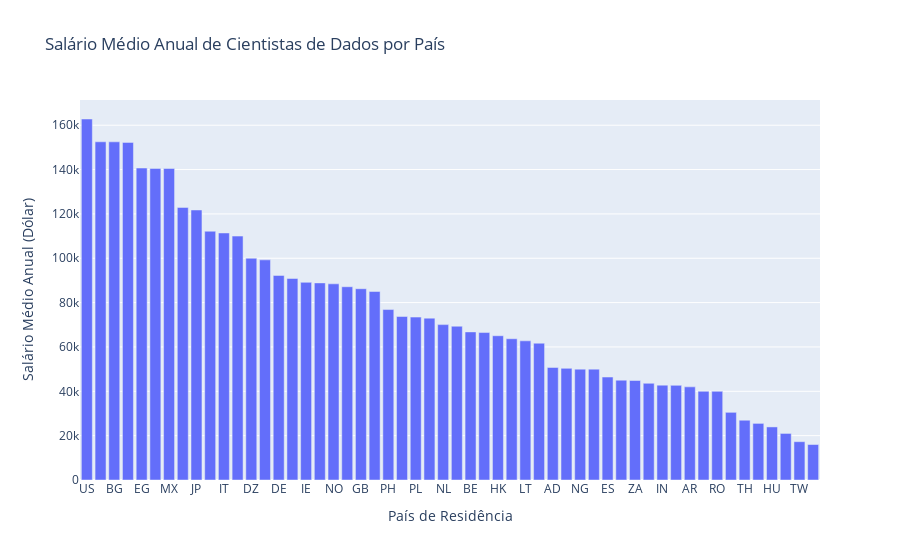

The notebook cell saved with this chart:
### Markdown cell above
O objetivo é descobrir como a média salarial para o cargo de Cientista de Dados (conhecido como "Data Scientist") se comporta em diferentes países e mostre o salário médio por país  na base original.

### Code cell
df_cientista_dados = df_limpo[df_limpo['cargo'] == 'Data Scientist']

salario_medio_por_pais = df_cientista_dados.groupby('residencia')['dolar'].mean().sort_values(ascending=False).reset_index()

fig = px.bar(
    salario_medio_por_pais,
    x='residencia',
    y='dolar',
    title='Salário Médio Anual de Cientistas de Dados por País',
    labels={'residencia': 'País de Residência', 'dolar': 'Salário Médio Anual (Dólar)'}
)

fig.show()

### Figure 1 — Plotly figure (JSON) as saved in the notebook; plotly's stock layout.template omitted (floating-point values rounded to 4 significant figures)
{"data": [{"hovertemplate": "País de Residência=%{x}<br>Salário Médio Anual (Dólar)=%{y}<extra></extra>", "legendgroup": "", "marker": {"color": "#636efa", "pattern": {"shape": ""}}, "name": "", "orientation": "v", "showlegend": false, "textposition": "auto", "type": "bar", "x": ["US", "SG", "BG", "CH", "EG", "CA", "MX", "NZ", "JP", "AU", "IT", "DO", "DZ", "KR", "DE", "FR", "IE", "PT", "NO", "SE", "GB", "UA", "PH", "BR", "PL", "UZ", "NL", "CL", "BE", "RU", "HK", "CY", "LT", "LV", "AD", "AT", "NG", "KE", "ES", "TR", "ZA", "FI", "IN", "GR", "AR", "EE", "RO", "SK", "TH", "RS", "HU", "PK", "TW", "EC"], "xaxis": "x", "y": [162800.0, 152500.0, 152500.0, 152300.0, 140700.0, 140500.0, 140500.0, 122900.0, 121800.0, 112200.0, 111400.0, 110000.0, 100000.0, 99270.0, 92250.0, 90880.0, 89150.0, 88890.0, 88460.0, 87160.0, 86260.0, 85000.0, 76860.0, 73720.0, 73470.0, 73000.0, 70070.0, 69350.0, 66790.0, 66500.0, 65060.0, 63700.0, 62760.0, 61690.0, 50740.0, 50340.0, 50000.0, 50000.0, 46420.0, 45020.0, 44870.0, 43610.0, 42780.0, 42680.0, 42000.0, 40000.0, 39990.0, 30520.0, 26960.0, 25530.0, 23940.0, 21000.0, 17280.0, 16000.0], "yaxis": "y"}], "layout": {"barmode": "relative", "legend": {"tracegroupgap": 0}, "title": {"text": "Salário Médio Anual de Cientistas de Dados por País"}, "xaxis": {"anchor": "y", "domain": [0, 1], "title": {"text": "País de Residência"}}, "yaxis": {"anchor": "x", "domain": [0, 1], "title": {"text": "Salário Médio Anual (Dólar)"}}}}
